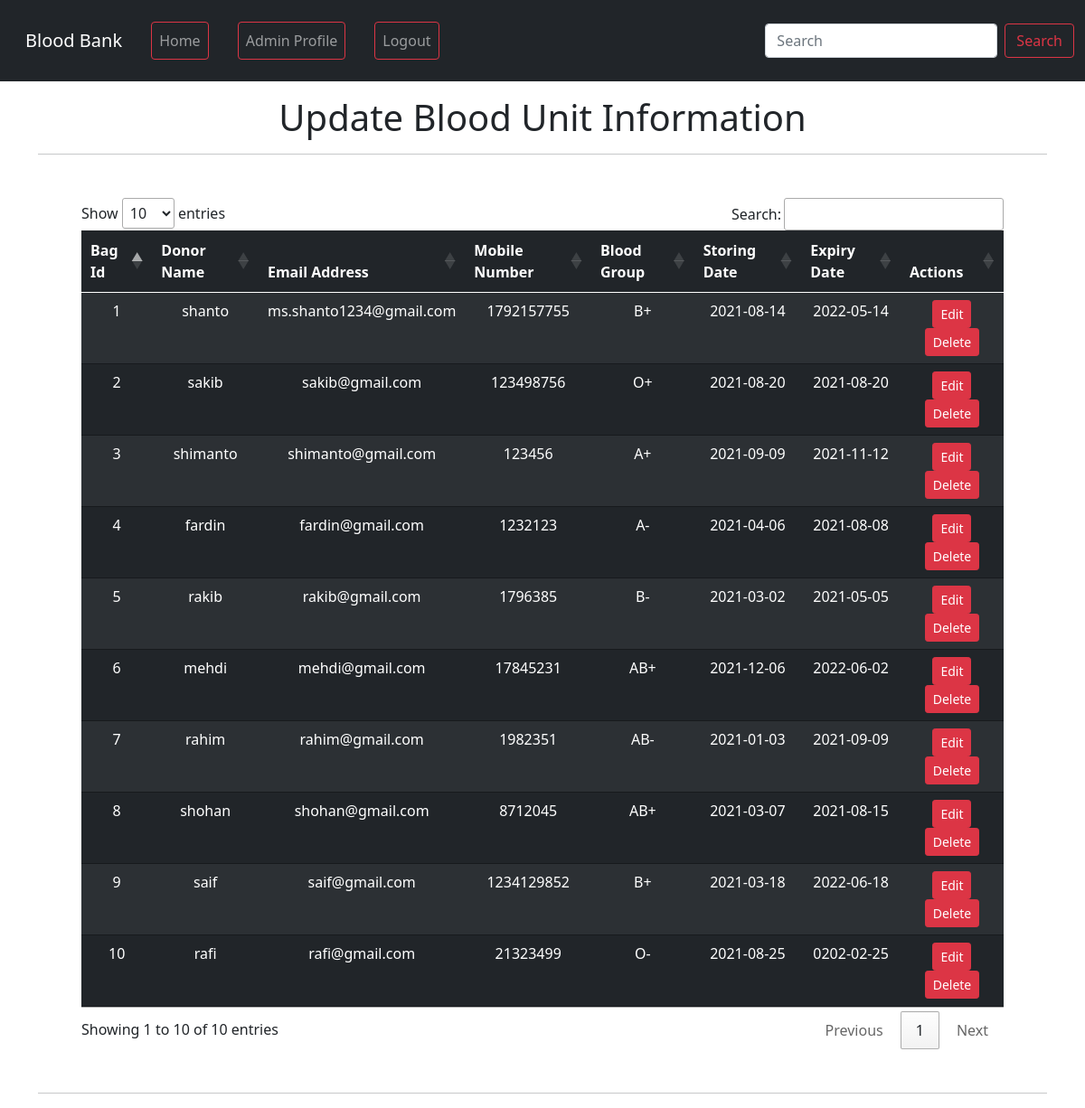
Page /bb/edit-bloodstock.php (signed in) on the committed database.
### tables this page shows
CREATE TABLE `bloodstock` (
  `bagid` int(15) NOT NULL,
  `donorname` varchar(30) NOT NULL,
  `email` varchar(30) NOT NULL,
  `mobilenumber` int(11) NOT NULL,
  `bloodgroup` varchar(3) NOT NULL,
  `storedate` date NOT NULL,
  `expirydate` date NOT NULL
);

### bb/edit-bloodstock.php (the view, shortened to what this page needs)
<?php
require 'db.php';
?>
<!doctype html>
<html lang="en">
<head>
    <link href="https://cdn.jsdelivr.net/npm/bootstrap@5.0.2/dist/css/bootstrap.min.css" rel="stylesheet">
    <link rel="stylesheet" href="//cdn.datatables.net/1.10.20/css/jquery.dataTables.min.css">
</head>
<body>
    <?php require 'navbar.php' ?>
    <div class="container mt-3">
        <h1 class="text-center">Update Blood Unit Information</h1>
        <hr>
        <div class="m-5">
            <table class="table table-dark table-striped table-hover text-center" id="table">
                <thead>
                    <tr>
                        <th scope="col">Bag Id</th>
                        <th scope="col">Donor Name</th>
                        <th scope="col">Email Address</th>
                        <th scope="col">Mobile Number</th>
                        <th scope="col">Blood Group</th>
                        <th scope="col">Storing Date</th>
                        <th scope="col">Expiry Date</th>
                        <th scope="col">Actions</th>
                    </tr>
                </thead>
                <tbody>
                    <?php
                    $sql = "SELECT * FROM `bloodstock` ORDER BY `donorname`";
                    $result = mysqli_query($conn, $sql);
                    if ($result->num_rows > 0) {
                        while ($row = mysqli_fetch_assoc($result)) {
                            echo " <tr>
                            <td>" . $row['bagid'] . "</td>
                            <td>" . $row['donorname'] . "</td>
                            <td>" . $row['email'] . "</td>
                            <td>" . $row['mobilenumber'] . "</td>
                            <td>" . $row['bloodgroup'] . "</td>
                            <td>" . $row['storedate'] . "</td>
                            <td>" . $row['expirydate'] . "</td>
                            <td> <button class='edit btn btn-sm btn-danger' id=" . $row['bagid'] . ">Edit</button> <button class='delete btn btn-sm btn-danger' id=d" . $row['bagid'] . ">Delete</button>  </td>
                            </tr>";
                        }
                    }
                    ?>
                </tbody>
            </table>
        </div>
        <hr>
    </div>
</body>
</html>

### rows in the picture
bloodstock: bagid "4", donorname "fardin", email "fardin@gmail.com", mobilenumber "1232123", bloodgroup "A-", storedate "2021-04-06", expirydate "2021-08-08"
bloodstock: bagid "6", donorname "mehdi", email "mehdi@gmail.com", mobilenumber "17845231", bloodgroup "AB+", storedate "2021-12-06", expirydate "2022-06-02"
bloodstock: bagid "10", donorname "rafi", email "rafi@gmail.com", mobilenumber "21323499", bloodgroup "O-", storedate "2021-08-25", expirydate "0202-02-25"
bloodstock: bagid "7", donorname "rahim", email "rahim@gmail.com", mobilenumber "1982351", bloodgroup "AB-", storedate "2021-01-03", expirydate "2021-09-09"
bloodstock: bagid "5", donorname "rakib", email "rakib@gmail.com", mobilenumber "1796385", bloodgroup "B-", storedate "2021-03-02", expirydate "2021-05-05"
bloodstock: bagid "9", donorname "saif", email "saif@gmail.com", mobilenumber "1234129852", bloodgroup "B+", storedate "2021-03-18", expirydate "2022-06-18"
bloodstock: bagid "2", donorname "sakib", email "sakib@gmail.com", mobilenumber "123498756", bloodgroup "O+", storedate "2021-08-20", expirydate "2021-08-20"
bloodstock: bagid "1", donorname "shanto", email "ms.shanto1234@gmail.com", mobilenumber "1792157755", bloodgroup "B+", storedate "2021-08-14", expirydate "2022-05-14"
bloodstock: bagid "3", donorname "shimanto", email "shimanto@gmail.com", mobilenumber "123456", bloodgroup "A+", storedate "2021-09-09", expirydate "2021-11-12"
bloodstock: bagid "8", donorname "shohan", email "shohan@gmail.com", mobilenumber "8712045", bloodgroup "AB+", storedate "2021-03-07", expirydate "2021-08-15"
